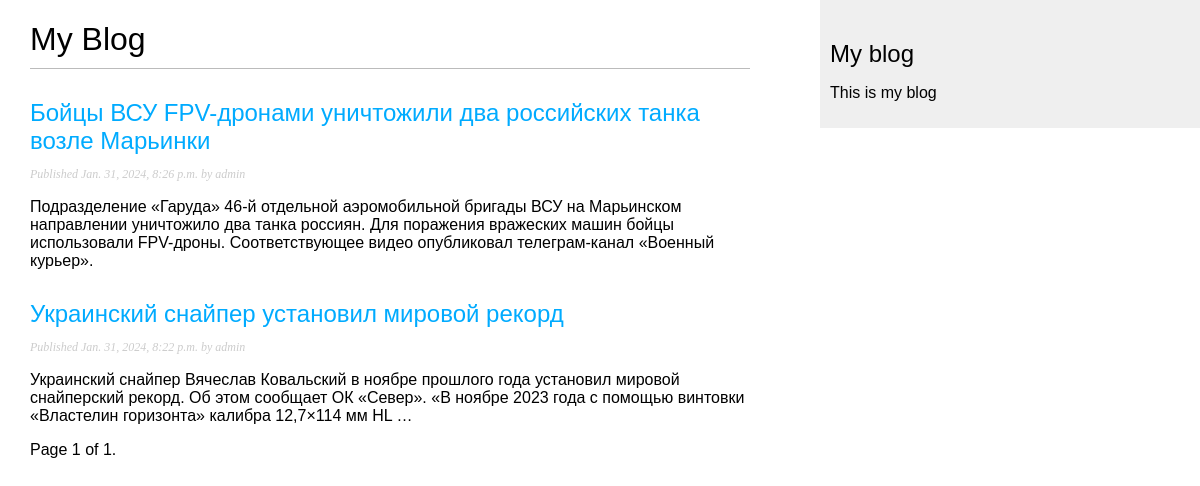
/blog/, run on an earlier commit of the app's database.
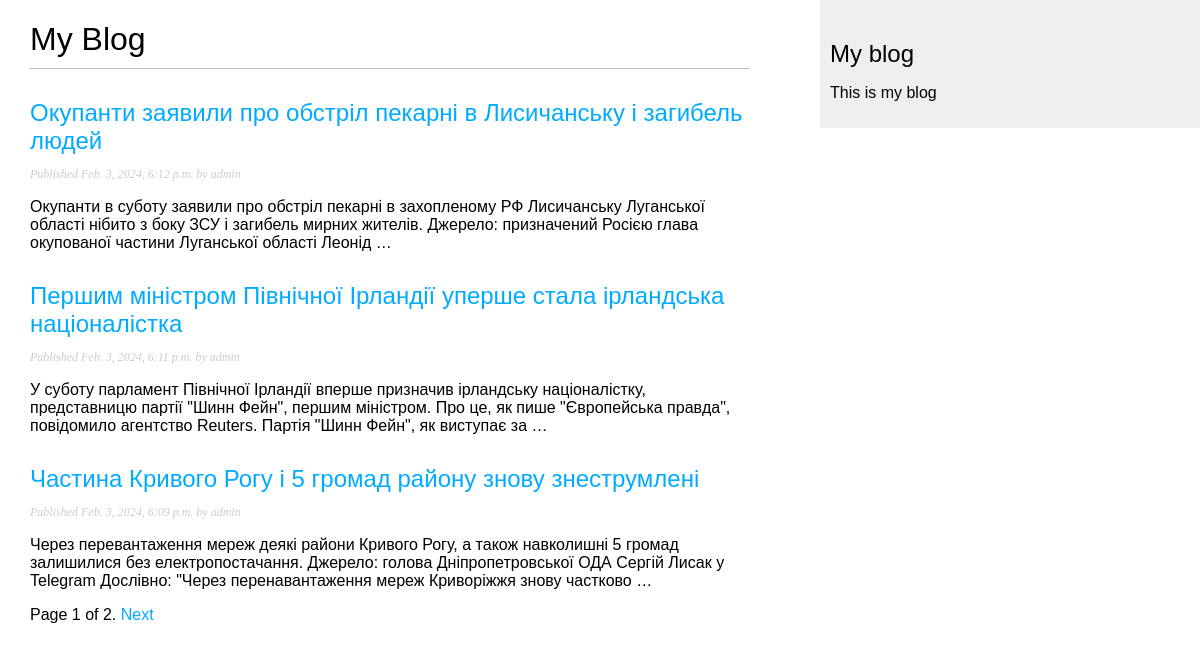
And on a later commit of the database.
### blog/models.py (models this page shows, shortened)
class Post(models.Model):
    class Status(models.TextChoices):
        DRAFT = 'DF', 'Draft'
        PUBLISHED = 'PB', 'Pablished'
    title = models.CharField(max_length=250)
    slug = models.SlugField(max_length=250,
                            unique_for_date='publish')
    author = models.ForeignKey(User,
                               on_delete=models.CASCADE,
                               related_name='blog_posts')
    body = models.TextField()
    publish = models.DateTimeField(default=timezone.now)
    created = models.DateTimeField(auto_now_add=True)
    updated = models.DateTimeField(auto_now=True)
    status = models.CharField(max_length=2,
                              choices=Status.choices,
                              default=Status.DRAFT)
    objects = models.Manager()
    published = PublishedManager()
    class Meta:
        ordering = ['-publish']
        indexes = [
            models.Index(fields=['-publish']),
        ]
    def get_absolute_url(self):
        return reverse('blog:post_detail',
                       args=[self.publish.year,
                             self.publish.month,
                             self.publish.day,
                             self.slug])

### blog/views.py (the view)
# urls.py: path('', views.post_list, name='post_list'),
def post_list(request):
    post_list = Post.published.all()
    paginator = Paginator(post_list, 3)
    page_number = request.GET.get('page', 1)
    posts = paginator.page(page_number)
    return render(request,
                  'blog/post/list.html',
                  {'posts': posts})

### blog/models.py (called while the page is built)
    def get_queryset(self):
        return super().get_queryset()\
                      .filter(status=Post.Status.PUBLISHED)

### blog/templates/blog/post/list.html (shortened to what this page needs)
{% extends 'blog/base.html' %}
{% block content %}
<h1>My Blog</h1>
{% for post in posts %}
    <h2>
        <a href="{{ post.get_absolute_url }}">
            {{ post.title }}
        </a>
    </h2>
    <p class="date">
        Published {{ post.publish }} by {{ post.author }}
    </p>
    {{ post.body | truncatewords:30 | linebreaks }}
{% endfor %}
{% include 'pagination.html' with page=posts %}
{% endblock content %}

### blog/templates/blog/base.html (shortened to what this page needs)
{% load static %}
<!DOCTYPE html>
<html lang="en">
<head>
    <link rel="stylesheet" href="{% static 'css/blog.css' %}">
</head>
<body>
    <div id="content">
        {% block content %}
        {% endblock content %}
    </div>
    <div id="sidebar">
        <h2>My blog</h2>
        <p>This is my blog</p>
    </div>
</body>
</html>

### blog/templates/pagination.html (shortened to what this page needs)
<div class="paginator">
    <span class="step-links">
        <span class="carrent">
            Page {{ page.number }} of {{ page.paginator.num_pages }}.
        </span>
        {% if page.has_next %}
            <a href="?page={{ page.next_page_number }}">Next</a>
        {% endif %}
    </span>
</div>

### blog/static/css/blog.css (style rules this page uses)
body { margin:0; padding:0; font-family:helvetica, sans-serif; }
a { color:#00abff; text-decoration:none; }
h1 { font-weight:normal; border-bottom:1px solid #bbb; padding:0 0 10px 0; }
h2 { font-weight:normal; margin:30px 0 0; }
#content { float:left; width:60%; padding:0 0 0 30px; }
#sidebar { float:right; width:30%; padding:10px; background:#efefef; height:100%; }
p.date { color:#ccc; font-family: georgia, serif; font-size: 12px; font-style: italic; }

What changed in the data, as far as the page shows it:
no longer on this page (row unchanged): Post: title "Бойцы ВСУ FPV-дронами уничтожили два российских танка возле Марьинки", publish "Jan. 31, 2024, 8:26 p.m.", author "admin", body "Подразделение «Гаруда» 46-й отдельной аэромобильной бригады ВСУ на Марьинском направлении уничтожило два танка россиян. Для поражения вражеских машин бойцы использовали FPV-дроны. Соответствующее видео опубликовал телеграм-канал «Военный курьер»."
no longer on this page (row unchanged): Post: title "Украинский снайпер установил мировой рекорд", publish "Jan. 31, 2024, 8:22 p.m.", author "admin", body "Украинский снайпер Вячеслав Ковальский в ноябре прошлого года установил мировой снайперский рекорд. Об этом сообщает ОК «Север». «В ноябре 2023 года с помощью винтовки «Властелин горизонта» калибра 12,7×114 мм HL …"
added Post: title "Окупанти заявили про обстріл пекарні в Лисичанську і загибель людей", publish "Feb. 3, 2024, 6:12 p.m.", author "admin", body "Окупанти в суботу заявили про обстріл пекарні в захопленому РФ Лисичанську Луганської області нібито з боку ЗСУ і загибель мирних жителів. Джерело: призначений Росією глава окупованої частини Луганської області Леонід …"
added Post: title "Першим міністром Північної Ірландії уперше стала ірландська націоналістка", publish "Feb. 3, 2024, 6:11 p.m.", author "admin", body "У суботу парламент Північної Ірландії вперше призначив ірландську націоналістку, представницю партії \"Шинн Фейн\", першим міністром. Про це, як пише \"Європейська правда\", повідомило агентство Reuters. Партія \"Шинн Фейн\", як виступає за …"
added Post: title "Частина Кривого Рогу і 5 громад району знову знеструмлені", publish "Feb. 3, 2024, 6:09 p.m.", author "admin", body "Через перевантаження мереж деякі райони Кривого Рогу, а також навколишні 5 громад залишилися без електропостачання. Джерело: голова Дніпропетровської ОДА Сергій Лисак у Telegram Дослівно: \"Через перенавантаження мереж Криворіжжя знову частково …"
Also different on the page:
{{ page.paginator.num_pages }}: "1" → "2"
text now shown: "Next"
